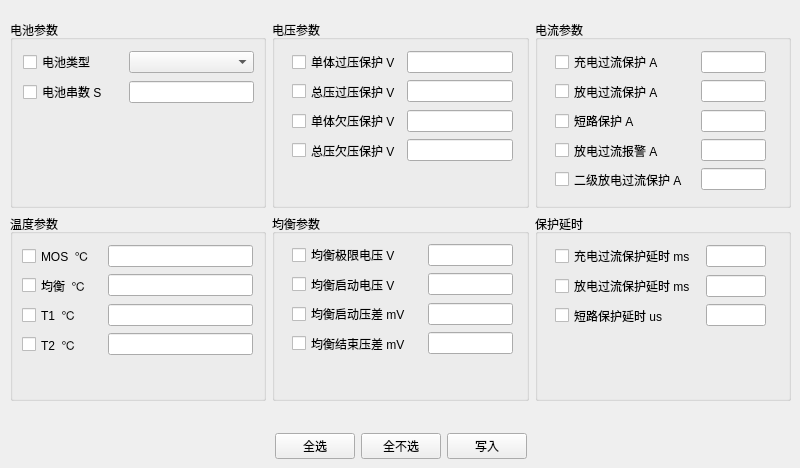
    <widget class="QWidget" name="paramSetTab">
     <attribute name="title">
      <string>参数设置</string>
     </attribute>
     <widget class="QWidget" name="layoutWidget6">
      <property name="geometry">
       <rect>
        <x>10</x>
        <y>20</y>
        <width>781</width>
        <height>381</height>
       </rect>
      </property>
      <layout class="QVBoxLayout" name="verticalLayout_47">
       <item>
        <layout class="QHBoxLayout" name="horizontalLayout_79">
         <item>
          <widget class="QGroupBox" name="groupBox_6">
           <property name="title">
            <string>电池参数</string>
           </property>
           <widget class="QWidget" name="layoutWidget7">
            <property name="geometry">
             <rect>
              <x>13</x>
              <y>30</y>
              <width>231</width>
              <height>55</height>
             </rect>
            </property>
            <layout class="QVBoxLayout" name="verticalLayout_32">
             <item>
              <layout class="QHBoxLayout" name="horizontalLayout_39">
               <item>
                <widget class="QCheckBox" name="batteryTypeCheckBox">
                 <property name="minimumSize">
                  <size>
                   <width>100</width>
                   <height>0</height>
                  </size>
                 </property>
                 <property name="maximumSize">
                  <size>
                   <width>100</width>
                   <height>16777215</height>
                  </size>
                 </property>
                 <property name="text">
                  <string>电池类型</string>
                 </property>
                </widget>
               </item>
               <item>
                <widget class="QComboBox" name="batteryTypeComboBox"/>
               </item>
              </layout>
             </item>
             <item>
              <layout class="QHBoxLayout" name="horizontalLayout_40">
               <item>
                <widget class="QCheckBox" name="batteryChuanshuCheckBox">
                 <property name="minimumSize">
                  <size>
                   <width>100</width>
                   <height>0</height>
                  </size>
                 </property>
                 <property name="maximumSize">
                  <size>
                   <width>100</width>
                   <height>16777215</height>
                  </size>
                 </property>
                 <property name="text">
                  <string>电池串数 S</string>
                 </property>
                </widget>
               </item>
               <item>
                <widget class="QLineEdit" name="batteryChuanshuEdit"/>
               </item>
              </layout>
             </item>
            </layout>
           </widget>
          </widget>
         </item>
         <item>
          <widget class="QGroupBox" name="groupBox_9">
           <property name="title">
            <string>电压参数</string>
           </property>
           <widget class="QWidget" name="layoutWidget_27">
            <property name="geometry">
             <rect>
              <x>20</x>
              <y>30</y>
              <width>221</width>
              <height>112</height>
             </rect>
            </property>
            <layout class="QVBoxLayout" name="verticalLayout_35">
             <item>
              <layout class="QHBoxLayout" name="horizontalLayout_52">
               <item>
                <widget class="QCheckBox" name="dantiGuoyaCheckBox">
                 <property name="text">
                  <string>单体过压保护 V</string>
                 </property>
                </widget>
               </item>
               <item>
                <widget class="QLineEdit" name="dantiGuoyaEdit"/>
               </item>
              </layout>
             </item>
             <item>
              <layout class="QHBoxLayout" name="horizontalLayout_53">
               <item>
                <widget class="QCheckBox" name="zongGuoyaCheckBox">
                 <property name="text">
                  <string>总压过压保护 V</string>
                 </property>
                </widget>
               </item>
               <item>
                <widget class="QLineEdit" name="zongGuoyaEdit"/>
               </item>
              </layout>
             </item>
             <item>
              <layout class="QHBoxLayout" name="horizontalLayout_54">
               <item>
                <widget class="QCheckBox" name="dantiQianyaCheckBox">
                 <property name="text">
                  <string>单体欠压保护 V</string>
                 </property>
                </widget>
               </item>
               <item>
                <widget class="QLineEdit" name="dantiQianyaEdit"/>
               </item>
              </layout>
             </item>
             <item>
              <layout class="QHBoxLayout" name="horizontalLayout_55">
               <item>
                <widget class="QCheckBox" name="zongQianyaCheckBox">
                 <property name="text">
                  <string>总压欠压保护 V</string>
                 </property>
                </widget>
               </item>
               <item>
                <widget class="QLineEdit" name="zongQianyaEdit"/>
               </item>
              </layout>
             </item>
            </layout>
           </widget>
          </widget>
         </item>
         <item>
          <widget class="QGroupBox" name="groupBox_8">
           <property name="title">
            <string>电流参数</string>
           </property>
           <widget class="QWidget" name="layoutWidget29">
            <property name="geometry">
             <rect>
              <x>20</x>
              <y>30</y>
              <width>211</width>
              <height>141</height>
             </rect>
            </property>
            <layout class="QVBoxLayout" name="verticalLayout_34">
             <item>
              <layout class="QHBoxLayout" name="horizontalLayout_81">
               <item>
                <widget class="QCheckBox" name="chargeGuoliuProtectCheckBox">
                 <property name="minimumSize">
                  <size>
                   <width>140</width>
                   <height>0</height>
                  </size>
                 </property>
                 <property name="maximumSize">
                  <size>
                   <width>140</width>
                   <height>16777215</height>
                  </size>
                 </property>
                 <property name="text">
                  <string>充电过流保护 A</string>
                 </property>
                </widget>
               </item>
               <item>
                <widget class="QLineEdit" name="chargeGuoliuProtectEdit"/>
               </item>
              </layout>
             </item>
             <item>
              <layout class="QHBoxLayout" name="horizontalLayout_44">
               <item>
                <widget class="QCheckBox" name="fangdianGuoliuProtectCheckBox">
                 <property name="minimumSize">
                  <size>
                   <width>140</width>
                   <height>0</height>
                  </size>
                 </property>
                 <property name="maximumSize">
                  <size>
                   <width>140</width>
                   <height>16777215</height>
                  </size>
                 </property>
                 <property name="text">
                  <string>放电过流保护 A</string>
                 </property>
                </widget>
               </item>
               <item>
                <widget class="QLineEdit" name="fangdianGuoliuProtectEdit"/>
               </item>
              </layout>
             </item>
             <item>
              <layout class="QHBoxLayout" name="horizontalLayout_45">
               <item>
                <widget class="QCheckBox" name="duanluProtectCheckBox">
                 <property name="minimumSize">
                  <size>
                   <width>140</width>
                   <height>0</height>
                  </size>
                 </property>
                 <property name="maximumSize">
                  <size>
                   <width>140</width>
                   <height>16777215</height>
                  </size>
                 </property>
                 <property name="text">
                  <string>短路保护 A</string>
                 </property>
                </widget>
               </item>
               <item>
                <widget class="QLineEdit" name="duanluProtectEdit"/>
               </item>
              </layout>
             </item>
             <item>
              <layout class="QHBoxLayout" name="horizontalLayout_46">
               <item>
                <widget class="QCheckBox" name="fangdianGuoliuWarningCheckBox">
                 <property name="minimumSize">
                  <size>
                   <width>140</width>
                   <height>0</height>
                  </size>
                 </property>
                 <property name="maximumSize">
                  <size>
                   <width>140</width>
                   <height>16777215</height>
                  </size>
                 </property>
                 <property name="text">
                  <string>放电过流报警 A</string>
                 </property>
                </widget>
               </item>
               <item>
                <widget class="QLineEdit" name="fangdianGuoliuWarningEdit"/>
               </item>
              </layout>
             </item>
             <item>
              <layout class="QHBoxLayout" name="horizontalLayout_47">
               <item>
                <widget class="QCheckBox" name="twoFangdianGuoliuProtectCheckBox">
                 <property name="minimumSize">
                  <size>
                   <width>140</width>
                   <height>0</height>
                  </size>
                 </property>
                 <property name="maximumSize">
                  <size>
                   <width>140</width>
                   <height>16777215</height>
                  </size>
                 </property>
                 <property name="text">
                  <string>二级放电过流保护 A</string>
                 </property>
                </widget>
               </item>
               <item>
                <widget class="QLineEdit" name="twoFangdianGuoliuProtectEdit"/>
               </item>
              </layout>
             </item>
            </layout>
           </widget>
          </widget>
         </item>
        </layout>
       </item>
       <item>
        <layout class="QHBoxLayout" name="horizontalLayout_80">
         <item>
          <widget class="QGroupBox" name="groupBox_10">
           <property name="title">
            <string>温度参数</string>
           </property>
           <widget class="QWidget" name="layoutWidget_28">
            <property name="geometry">
             <rect>
              <x>12</x>
              <y>30</y>
              <width>231</width>
              <height>112</height>
             </rect>
            </property>
            <layout class="QVBoxLayout" name="verticalLayout_37">
             <item>
              <layout class="QHBoxLayout" name="horizontalLayout_60">
               <item>
                <widget class="QCheckBox" name="mosTemp2CheckBox">
                 <property name="minimumSize">
                  <size>
                   <width>80</width>
                   <height>0</height>
                  </size>
                 </property>
                 <property name="maximumSize">
                  <size>
                   <width>80</width>
                   <height>16777215</height>
                  </size>
                 </property>
                 <property name="text">
                  <string>MOS  ℃</string>
                 </property>
                </widget>
               </item>
               <item>
                <widget class="QLineEdit" name="mosTemp2Edit"/>
               </item>
              </layout>
             </item>
             <item>
              <layout class="QHBoxLayout" name="horizontalLayout_61">
               <item>
                <widget class="QCheckBox" name="junhengTemp2CheckBox">
                 <property name="minimumSize">
                  <size>
                   <width>80</width>
                   <height>0</height>
                  </size>
                 </property>
                 <property name="maximumSize">
                  <size>
                   <width>80</width>
                   <height>16777215</height>
                  </size>
                 </property>
                 <property name="text">
                  <string>均衡  ℃</string>
                 </property>
                </widget>
               </item>
               <item>
                <widget class="QLineEdit" name="junhengTemp2Edit"/>
               </item>
              </layout>
             </item>
             <item>
              <layout class="QHBoxLayout" name="horizontalLayout_62">
               <item>
                <widget class="QCheckBox" name="t1Temp2CheckBox">
                 <property name="minimumSize">
                  <size>
                   <width>80</width>
                   <height>0</height>
                  </size>
                 </property>
                 <property name="maximumSize">
                  <size>
                   <width>80</width>
                   <height>16777215</height>
                  </size>
                 </property>
                 <property name="text">
                  <string>T1  ℃</string>
                 </property>
                </widget>
               </item>
               <item>
                <widget class="QLineEdit" name="t1Temp2Edit"/>
               </item>
              </layout>
             </item>
             <item>
              <layout class="QHBoxLayout" name="horizontalLayout_63">
               <item>
                <widget class="QCheckBox" name="t2Temp2CheckBox">
                 <property name="minimumSize">
                  <size>
                   <width>80</width>
                   <height>0</height>
                  </size>
                 </property>
                 <property name="maximumSize">
                  <size>
                   <width>80</width>
                   <height>16777215</height>
                  </size>
                 </property>
                 <property name="text">
                  <string>T2  ℃</string>
                 </property>
                </widget>
               </item>
               <item>
                <widget class="QLineEdit" name="t2Temp2Edit"/>
               </item>
              </layout>
             </item>
            </layout>
           </widget>
          </widget>
         </item>
         <item>
          <widget class="QGroupBox" name="groupBox_12">
           <property name="title">
            <string>均衡参数</string>
           </property>
           <widget class="QWidget" name="layoutWidget_31">
            <property name="geometry">
             <rect>
              <x>20</x>
              <y>29</y>
              <width>221</width>
              <height>112</height>
             </rect>
            </property>
            <layout class="QVBoxLayout" name="verticalLayout_40">
             <item>
              <layout class="QHBoxLayout" name="horizontalLayout_71">
               <item>
                <widget class="QCheckBox" name="junhengJixianDianyaCheckBox">
                 <property name="minimumSize">
                  <size>
                   <width>130</width>
                   <height>0</height>
                  </size>
                 </property>
                 <property name="maximumSize">
                  <size>
                   <width>130</width>
                   <height>16777215</height>
                  </size>
                 </property>
                 <property name="text">
                  <string>均衡极限电压 V</string>
                 </property>
                </widget>
               </item>
               <item>
                <widget class="QLineEdit" name="junhengJixianDianyaEdit"/>
               </item>
              </layout>
             </item>
             <item>
              <layout class="QHBoxLayout" name="horizontalLayout_72">
               <item>
                <widget class="QCheckBox" name="junhengQidongDianyaCheckBox">
                 <property name="minimumSize">
                  <size>
                   <width>130</width>
                   <height>0</height>
                  </size>
                 </property>
                 <property name="maximumSize">
                  <size>
                   <width>130</width>
                   <height>16777215</height>
                  </size>
                 </property>
                 <property name="text">
                  <string>均衡启动电压 V</string>
                 </property>
                </widget>
               </item>
               <item>
                <widget class="QLineEdit" name="junhengQidongDianyaEdit"/>
               </item>
              </layout>
             </item>
             <item>
              <layout class="QHBoxLayout" name="horizontalLayout_73">
               <item>
                <widget class="QCheckBox" name="junhengQidongYachaCheckBox">
                 <property name="minimumSize">
                  <size>
                   <width>130</width>
                   <height>0</height>
                  </size>
                 </property>
                 <property name="maximumSize">
                  <size>
                   <width>130</width>
                   <height>16777215</height>
                  </size>
                 </property>
                 <property name="text">
                  <string>均衡启动压差 mV</string>
                 </property>
                </widget>
               </item>
               <item>
                <widget class="QLineEdit" name="junhengQidongYachaEdit"/>
               </item>
              </layout>
             </item>
             <item>
              <layout class="QHBoxLayout" name="horizontalLayout_74">
               <item>
                <widget class="QCheckBox" name="junhengJieSuYachaCheckBox">
                 <property name="minimumSize">
                  <size>
                   <width>130</width>
                   <height>0</height>
                  </size>
                 </property>
                 <property name="maximumSize">
                  <size>
                   <width>130</width>
                   <height>16777215</height>
                  </size>
                 </property>
                 <property name="text">
                  <string>均衡结束压差 mV</string>
                 </property>
                </widget>
               </item>
               <item>
                <widget class="QLineEdit" name="junhengJieSuYachaEdit"/>
               </item>
              </layout>
             </item>
            </layout>
           </widget>
          </widget>
         </item>
         <item>
          <widget class="QGroupBox" name="groupBox_11">
           <property name="title">
            <string>保护延时</string>
           </property>
           <widget class="QWidget" name="layoutWidget_30">
            <property name="geometry">
             <rect>
              <x>20</x>
              <y>30</y>
              <width>211</width>
              <height>83</height>
             </rect>
            </property>
            <layout class="QVBoxLayout" name="verticalLayout_39">
             <item>
              <layout class="QHBoxLayout" name="horizontalLayout_68">
               <item>
                <widget class="QCheckBox" name="chongdianGuoliuBaohuYansiCheckBox">
                 <property name="minimumSize">
                  <size>
                   <width>145</width>
                   <height>0</height>
                  </size>
                 </property>
                 <property name="maximumSize">
                  <size>
                   <width>145</width>
                   <height>16777215</height>
                  </size>
                 </property>
                 <property name="text">
                  <string>充电过流保护延时 ms</string>
                 </property>
                </widget>
               </item>
               <item>
                <widget class="QLineEdit" name="chongdianGuoliuBaohuYansiEdit"/>
               </item>
              </layout>
             </item>
             <item>
              <layout class="QHBoxLayout" name="horizontalLayout_69">
               <item>
                <widget class="QCheckBox" name="fangdianGuoliuBaohuYansiCheckBox">
                 <property name="minimumSize">
                  <size>
                   <width>145</width>
                   <height>0</height>
                  </size>
                 </property>
                 <property name="maximumSize">
                  <size>
                   <width>145</width>
                   <height>16777215</height>
                  </size>
                 </property>
                 <property name="text">
                  <string>放电过流保护延时 ms</string>
                 </property>
                </widget>
               </item>
               <item>
                <widget class="QLineEdit" name="fangdianGuoliuBaohuYansiEdit"/>
               </item>
              </layout>
             </item>
             <item>
              <layout class="QHBoxLayout" name="horizontalLayout_70">
               <item>
                <widget class="QCheckBox" name="duanluBaohuYansiCheckBox">
                 <property name="minimumSize">
                  <size>
                   <width>145</width>
                   <height>0</height>
                  </size>
                 </property>
                 <property name="maximumSize">
                  <size>
                   <width>145</width>
                   <height>16777215</height>
                  </size>
                 </property>
                 <property name="text">
                  <string>短路保护延时 us</string>
                 </property>
                </widget>
               </item>
               <item>
                <widget class="QLineEdit" name="duanluBaohuYansiEdit"/>
               </item>
              </layout>
             </item>
            </layout>
           </widget>
          </widget>
         </item>
        </layout>
       </item>
      </layout>
     </widget>
     <widget class="QWidget" name="layoutWidget8">
      <property name="geometry">
       <rect>
        <x>10</x>
        <y>433</y>
        <width>781</width>
        <height>26</height>
       </rect>
      </property>
      <layout class="QHBoxLayout" name="horizontalLayout_6">
       <item>
        <spacer name="horizontalSpacer">
         <property name="orientation">
          <enum>Qt::Horizontal</enum>
         </property>
         <property name="sizeHint" stdset="0">
          <size>
           <width>40</width>
           <height>20</height>
          </size>
         </property>
        </spacer>
       </item>
       <item>
        <widget class="QPushButton" name="selectAllButton">
         <property name="text">
          <string>全选</string>
         </property>
        </widget>
       </item>
       <item>
        <widget class="QPushButton" name="unselectAllButton">
         <property name="text">
          <string>全不选</string>
         </property>
        </widget>
       </item>
       <item>
        <widget class="QPushButton" name="writeParamButton">
         <property name="text">
          <string>写入</string>
         </property>
        </widget>
       </item>
       <item>
        <spacer name="horizontalSpacer_2">
         <property name="orientation">
          <enum>Qt::Horizontal</enum>
         </property>
         <property name="sizeHint" stdset="0">
          <size>
           <width>40</width>
           <height>20</height>
          </size>
         </property>
        </spacer>
       </item>
      </layout>
     </widget>
     <zorder>layoutWidget8</zorder>
     <zorder>layoutWidget6</zorder>
    </widget>
